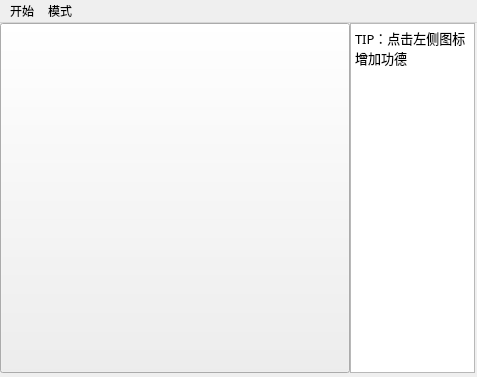
<?xml version="1.0" encoding="UTF-8"?>
<ui version="4.0">
 <class>MainWindow</class>
 <widget class="QMainWindow" name="MainWindow">
  <property name="geometry">
   <rect>
    <x>0</x>
    <y>0</y>
    <width>477</width>
    <height>377</height>
   </rect>
  </property>
  <property name="windowTitle">
   <string>电子木鱼 BY 雪中明月</string>
  </property>
  <widget class="QWidget" name="centralwidget">
   <widget class="QPushButton" name="pushButton">
    <property name="geometry">
     <rect>
      <x>0</x>
      <y>0</y>
      <width>350</width>
      <height>350</height>
     </rect>
    </property>
    <property name="text">
     <string/>
    </property>
    <property name="icon">
     <iconset resource="res.qrc">
      <normaloff>:/img/res/muyu.png</normaloff>:/img/res/muyu.png</iconset>
    </property>
    <property name="iconSize">
     <size>
      <width>300</width>
      <height>300</height>
     </size>
    </property>
   </widget>
   <widget class="QPlainTextEdit" name="plainTextEdit">
    <property name="geometry">
     <rect>
      <x>350</x>
      <y>0</y>
      <width>125</width>
      <height>350</height>
     </rect>
    </property>
    <property name="font">
     <font>
      <family>微软雅黑</family>
      <pointsize>10</pointsize>
     </font>
    </property>
    <property name="plainText">
     <string>TIP：点击左侧图标增加功德</string>
    </property>
   </widget>
  </widget>
  <widget class="QMenuBar" name="menubar">
   <property name="geometry">
    <rect>
     <x>0</x>
     <y>0</y>
     <width>477</width>
     <height>27</height>
    </rect>
   </property>
   <widget class="QMenu" name="menu">
    <property name="title">
     <string>开始</string>
    </property>
    <addaction name="actionNya"/>
   </widget>
   <widget class="QMenu" name="menu_2">
    <property name="title">
     <string>模式</string>
    </property>
    <addaction name="action_no_auto"/>
    <addaction name="action_auto"/>
   </widget>
   <addaction name="menu"/>
   <addaction name="menu_2"/>
  </widget>
  <action name="actionNya">
   <property name="text">
    <string>Nya !</string>
   </property>
  </action>
  <action name="action_no_auto">
   <property name="checkable">
    <bool>true</bool>
   </property>
   <property name="checked">
    <bool>false</bool>
   </property>
   <property name="text">
    <string>手动模式</string>
   </property>
  </action>
  <action name="action_auto">
   <property name="checkable">
    <bool>true</bool>
   </property>
   <property name="checked">
    <bool>false</bool>
   </property>
   <property name="text">
    <string>自动模式</string>
   </property>
  </action>
 </widget>
 <resources>
  <include location="res.qrc"/>
 </resources>
 <connections/>
</ui>
